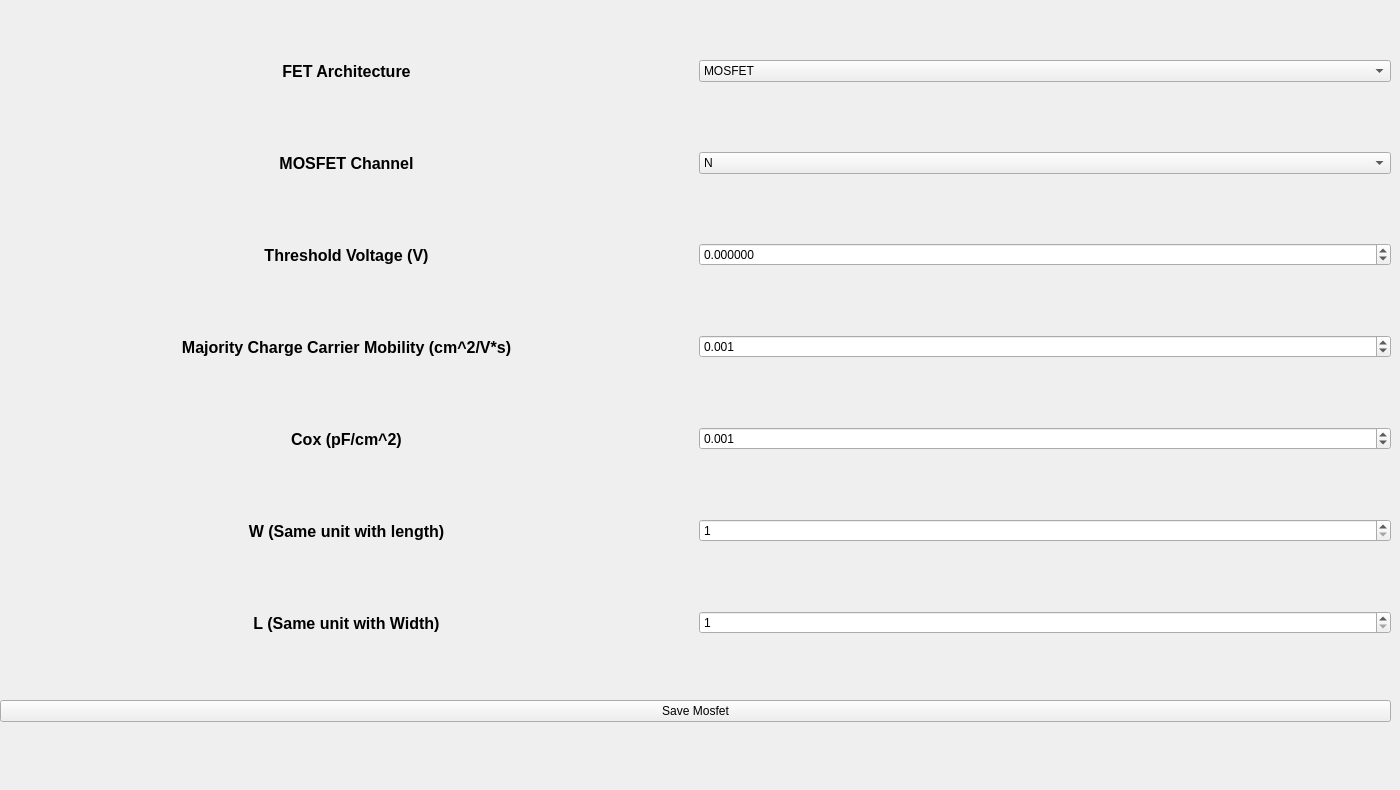
      <widget class="QWidget" name="tabWidgetPage1">
       <attribute name="title">
        <string>L1</string>
       </attribute>
       <widget class="QWidget" name="gridLayoutWidget_2">
        <property name="geometry">
         <rect>
          <x>0</x>
          <y>0</y>
          <width>1391</width>
          <height>781</height>
         </rect>
        </property>
        <layout class="QGridLayout" name="gridLayout_3">
         <item row="5" column="0">
          <widget class="QLabel" name="label_9">
           <property name="sizePolicy">
            <sizepolicy hsizetype="Preferred" vsizetype="Fixed">
             <horstretch>0</horstretch>
             <verstretch>0</verstretch>
            </sizepolicy>
           </property>
           <property name="minimumSize">
            <size>
             <width>0</width>
             <height>30</height>
            </size>
           </property>
           <property name="font">
            <font>
             <pointsize>12</pointsize>
             <bold>true</bold>
            </font>
           </property>
           <property name="text">
            <string>W (Same unit with length)</string>
           </property>
           <property name="scaledContents">
            <bool>true</bool>
           </property>
           <property name="alignment">
            <set>Qt::AlignCenter</set>
           </property>
          </widget>
         </item>
         <item row="0" column="0">
          <widget class="QLabel" name="label_3">
           <property name="sizePolicy">
            <sizepolicy hsizetype="Preferred" vsizetype="Fixed">
             <horstretch>0</horstretch>
             <verstretch>0</verstretch>
            </sizepolicy>
           </property>
           <property name="minimumSize">
            <size>
             <width>0</width>
             <height>30</height>
            </size>
           </property>
           <property name="font">
            <font>
             <pointsize>12</pointsize>
             <bold>true</bold>
            </font>
           </property>
           <property name="text">
            <string>FET Architecture</string>
           </property>
           <property name="scaledContents">
            <bool>true</bool>
           </property>
           <property name="alignment">
            <set>Qt::AlignCenter</set>
           </property>
          </widget>
         </item>
         <item row="1" column="0">
          <widget class="QLabel" name="label_4">
           <property name="sizePolicy">
            <sizepolicy hsizetype="Preferred" vsizetype="Fixed">
             <horstretch>0</horstretch>
             <verstretch>0</verstretch>
            </sizepolicy>
           </property>
           <property name="minimumSize">
            <size>
             <width>0</width>
             <height>30</height>
            </size>
           </property>
           <property name="font">
            <font>
             <pointsize>12</pointsize>
             <bold>true</bold>
            </font>
           </property>
           <property name="text">
            <string>MOSFET Channel</string>
           </property>
           <property name="scaledContents">
            <bool>true</bool>
           </property>
           <property name="alignment">
            <set>Qt::AlignCenter</set>
           </property>
          </widget>
         </item>
         <item row="6" column="0">
          <widget class="QLabel" name="label_6">
           <property name="sizePolicy">
            <sizepolicy hsizetype="Preferred" vsizetype="Fixed">
             <horstretch>0</horstretch>
             <verstretch>0</verstretch>
            </sizepolicy>
           </property>
           <property name="minimumSize">
            <size>
             <width>0</width>
             <height>30</height>
            </size>
           </property>
           <property name="font">
            <font>
             <pointsize>12</pointsize>
             <bold>true</bold>
            </font>
           </property>
           <property name="text">
            <string>L (Same unit with Width)</string>
           </property>
           <property name="scaledContents">
            <bool>true</bool>
           </property>
           <property name="alignment">
            <set>Qt::AlignCenter</set>
           </property>
          </widget>
         </item>
         <item row="2" column="0">
          <widget class="QLabel" name="label_5">
           <property name="sizePolicy">
            <sizepolicy hsizetype="Preferred" vsizetype="Fixed">
             <horstretch>0</horstretch>
             <verstretch>0</verstretch>
            </sizepolicy>
           </property>
           <property name="minimumSize">
            <size>
             <width>0</width>
             <height>30</height>
            </size>
           </property>
           <property name="font">
            <font>
             <pointsize>12</pointsize>
             <bold>true</bold>
            </font>
           </property>
           <property name="text">
            <string>Threshold Voltage (V)</string>
           </property>
           <property name="scaledContents">
            <bool>true</bool>
           </property>
           <property name="alignment">
            <set>Qt::AlignCenter</set>
           </property>
          </widget>
         </item>
         <item row="4" column="0">
          <widget class="QLabel" name="label_7">
           <property name="sizePolicy">
            <sizepolicy hsizetype="Preferred" vsizetype="Fixed">
             <horstretch>0</horstretch>
             <verstretch>0</verstretch>
            </sizepolicy>
           </property>
           <property name="minimumSize">
            <size>
             <width>0</width>
             <height>30</height>
            </size>
           </property>
           <property name="font">
            <font>
             <pointsize>12</pointsize>
             <bold>true</bold>
            </font>
           </property>
           <property name="text">
            <string>Cox (pF/cm^2)</string>
           </property>
           <property name="scaledContents">
            <bool>true</bool>
           </property>
           <property name="alignment">
            <set>Qt::AlignCenter</set>
           </property>
          </widget>
         </item>
         <item row="3" column="0">
          <widget class="QLabel" name="label_8">
           <property name="sizePolicy">
            <sizepolicy hsizetype="Preferred" vsizetype="Fixed">
             <horstretch>0</horstretch>
             <verstretch>0</verstretch>
            </sizepolicy>
           </property>
           <property name="minimumSize">
            <size>
             <width>0</width>
             <height>30</height>
            </size>
           </property>
           <property name="font">
            <font>
             <pointsize>12</pointsize>
             <bold>true</bold>
            </font>
           </property>
           <property name="text">
            <string>Majority Charge Carrier Mobility (cm^2/V*s)</string>
           </property>
           <property name="scaledContents">
            <bool>true</bool>
           </property>
           <property name="alignment">
            <set>Qt::AlignCenter</set>
           </property>
          </widget>
         </item>
         <item row="7" column="0" colspan="2">
          <widget class="QPushButton" name="SaveMosfetLevel1">
           <property name="text">
            <string>Save Mosfet</string>
           </property>
          </widget>
         </item>
         <item row="0" column="1">
          <widget class="QComboBox" name="L1_1">
           <property name="enabled">
            <bool>true</bool>
           </property>
           <item>
            <property name="text">
             <string>MOSFET</string>
            </property>
           </item>
          </widget>
         </item>
         <item row="1" column="1">
          <widget class="QComboBox" name="L1_2">
           <item>
            <property name="text">
             <string>N</string>
            </property>
           </item>
           <item>
            <property name="text">
             <string>P</string>
            </property>
           </item>
          </widget>
         </item>
         <item row="2" column="1">
          <widget class="QDoubleSpinBox" name="L1_3">
           <property name="decimals">
            <number>6</number>
           </property>
           <property name="minimum">
            <double>-99999999.000000000000000</double>
           </property>
           <property name="maximum">
            <double>99999999.000000000000000</double>
           </property>
           <property name="singleStep">
            <double>0.010000000000000</double>
           </property>
           <property name="stepType">
            <enum>QAbstractSpinBox::DefaultStepType</enum>
           </property>
          </widget>
         </item>
         <item row="3" column="1">
          <widget class="QDoubleSpinBox" name="L1_4">
           <property name="decimals">
            <number>3</number>
           </property>
           <property name="maximum">
            <double>99999999.000000000000000</double>
           </property>
           <property name="singleStep">
            <double>0.010000000000000</double>
           </property>
           <property name="stepType">
            <enum>QAbstractSpinBox::DefaultStepType</enum>
           </property>
           <property name="value">
            <double>0.001000000000000</double>
           </property>
          </widget>
         </item>
         <item row="4" column="1">
          <widget class="QDoubleSpinBox" name="L1_5">
           <property name="decimals">
            <number>3</number>
           </property>
           <property name="maximum">
            <double>100000000000.000000000000000</double>
           </property>
           <property name="singleStep">
            <double>0.010000000000000</double>
           </property>
           <property name="stepType">
            <enum>QAbstractSpinBox::DefaultStepType</enum>
           </property>
           <property name="value">
            <double>0.001000000000000</double>
           </property>
          </widget>
         </item>
         <item row="5" column="1">
          <widget class="QDoubleSpinBox" name="L1_6">
           <property name="decimals">
            <number>0</number>
           </property>
           <property name="minimum">
            <double>1.000000000000000</double>
           </property>
           <property name="maximum">
            <double>99999999.000000000000000</double>
           </property>
           <property name="singleStep">
            <double>1.000000000000000</double>
           </property>
           <property name="stepType">
            <enum>QAbstractSpinBox::DefaultStepType</enum>
           </property>
          </widget>
         </item>
         <item row="6" column="1">
          <widget class="QDoubleSpinBox" name="L1_7">
           <property name="decimals">
            <number>0</number>
           </property>
           <property name="minimum">
            <double>1.000000000000000</double>
           </property>
           <property name="maximum">
            <double>99999999.000000000000000</double>
           </property>
           <property name="singleStep">
            <double>1.000000000000000</double>
           </property>
           <property name="stepType">
            <enum>QAbstractSpinBox::DefaultStepType</enum>
           </property>
          </widget>
         </item>
        </layout>
       </widget>
      </widget>
